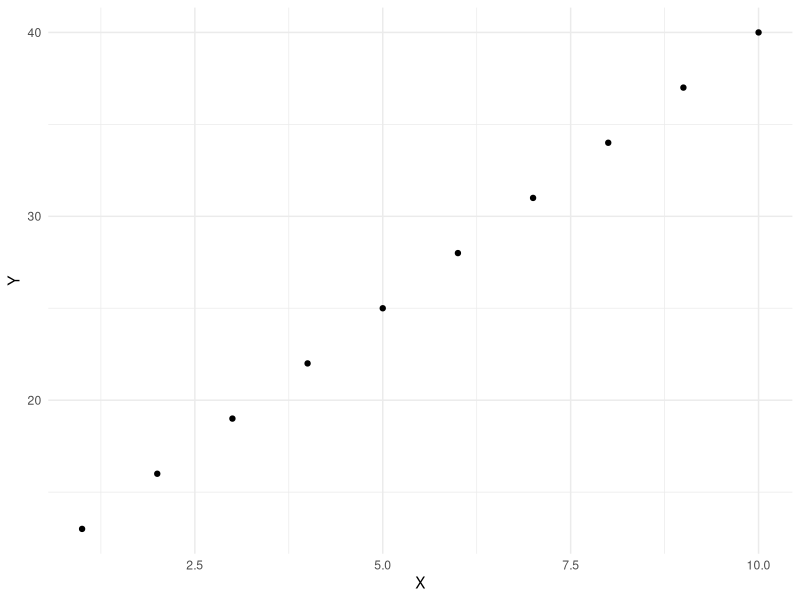

The R script that drew this image:
## ---- chunk 1
knitr::opts_chunk$set(echo = TRUE, warning = FALSE, message = FALSE)

library(tidyverse)
library(pracma)
## ---- chunk 2
seq(0, 10, by = 0.5)
## ---- chunk 3
test_fun <- function(X, a, b) {
  return(Y = a*X + b)
}
## ---- chunk 4
test_fun(X = 5, b = 10, a = 3)
## ---- chunk 5
test_df <- data.frame(a = c(3),
                 b = c(10),
                 X = c(1:10))

test_df$Y = test_fun(a = test_df$a, b = test_df$b, X = test_df$X)
## ---- chunk 6
test_df
## ---- chunk 7
test_gg <- ggplot(data = test_df, aes(x = X, y = Y)) +
  geom_point() +
  theme_minimal()

test_gg
## ---- chunk 8
F1 <- function(X, a1, b1) {
  return(Y = a1*X + b1)
}

F2 <- function(X, a2, b2) {
  return(Y = a2*X + b2)
}
## ---- chunk 9
F3 <- function(X, a1, b1, a2, b2) {
  return(Z = F1 - F2)
}
## ---- chunk 10
# fzero(function(F3(a1 = -2, b1 = 100, a2 = 3, b2 = 0)), 1)
